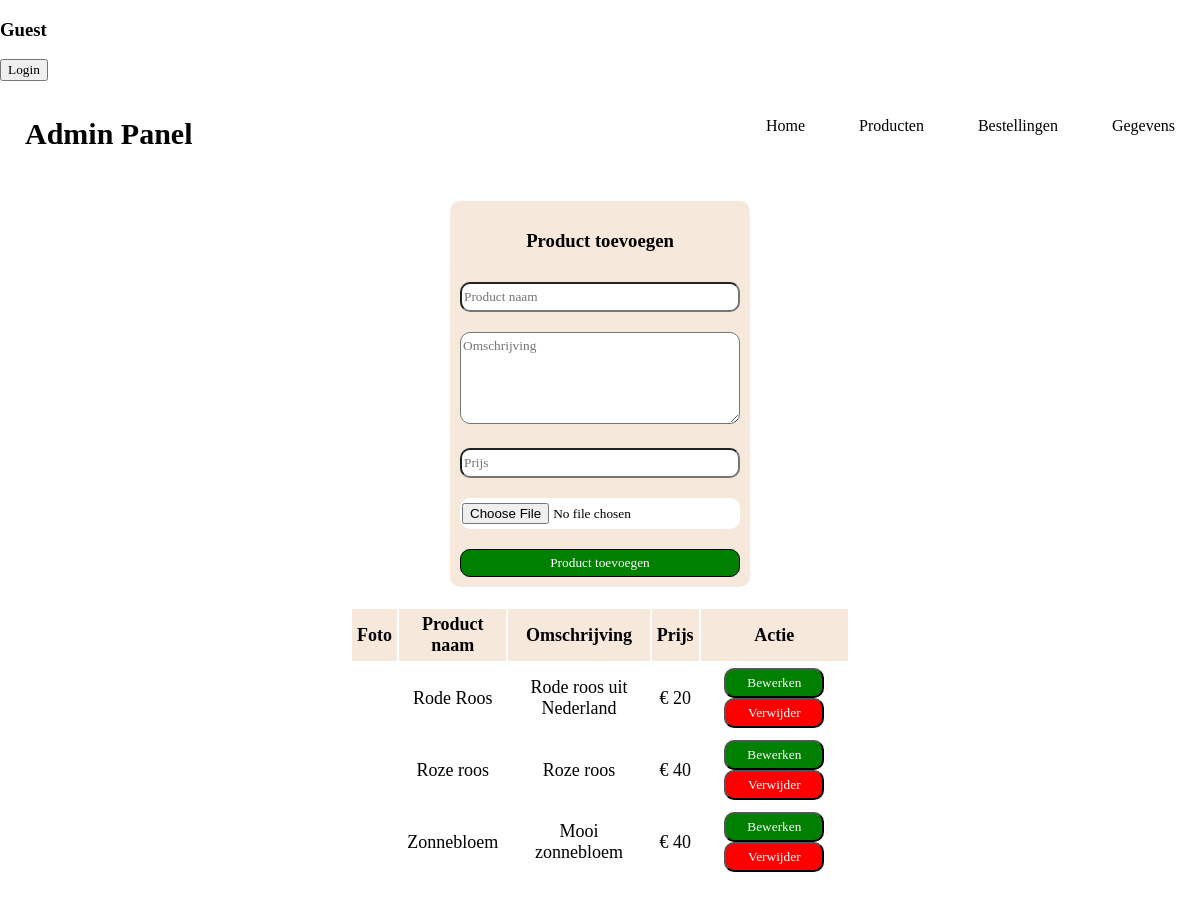
The page /admin/adminproducten.php on the database as committed earlier.
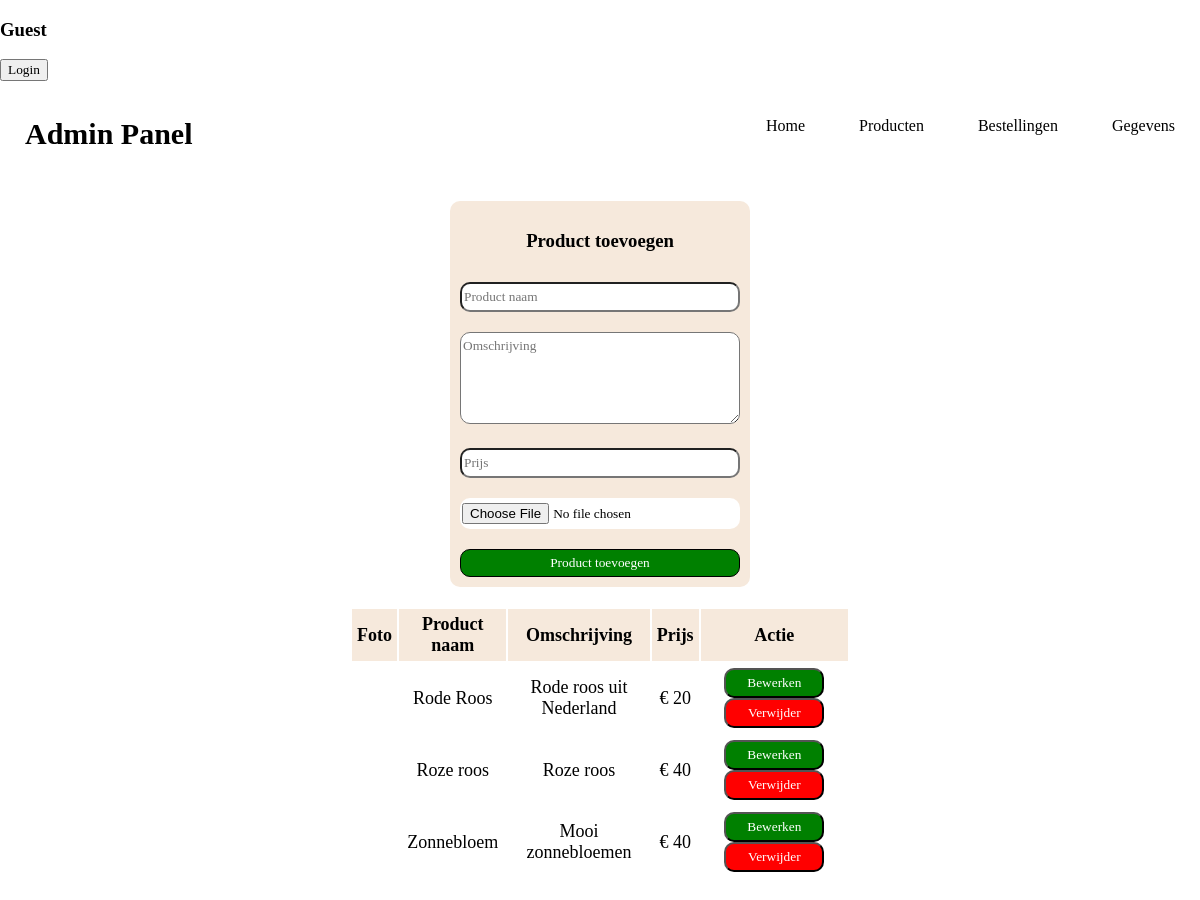
The same page on the database as committed later.
### tables this page shows
CREATE TABLE IF NOT EXISTS `artikel` (
  `idartikel` int(11) NOT NULL AUTO_INCREMENT,
  `naam` varchar(45) NOT NULL,
  `omschrijving` varchar(254) NOT NULL,
  `prijs` int(11) NOT NULL,
  `foto` varchar(254) NOT NULL,
  PRIMARY KEY (`idartikel`)
);

### admin/adminproducten.php (the view, shortened to what this page needs)
<?php
require '../user/header.php';
include 'dashnav.php';
?>
<div class="container">
    <div class="product-form-container">
        <form action="<?php $_SERVER['PHP_SELF'] ?>" method="POST" enctype="multipart/form-data">
            <h3>Product toevoegen</h3>
            <input type="text" placeholder="Product naam" name="naam" class="box">
            <textarea cols="30" rows="5" placeholder="Omschrijving" name="omschrijving" class="box"></textarea>
            <input type="number"  min="0" placeholder="Prijs" name="prijs" class="box">
            <input type="file" accept="image/jpg, image/jpeg, image/png" name="foto" class="box">
            <input type="submit" class="knop" name="product_toevoegen" value="Product toevoegen">
        </form>
    </div>
        <div class="toon-product">
        <table class="toon-product-table">
            <thead>
                <tr>
                    <th>Foto</th>
                    <th>Product naam</th>
                    <th>Omschrijving</th>
                    <th>Prijs</th>
                    <th colspan="2">Actie</th>
                </tr>
            </thead>
            <?php
                $select_artikel = mysqli_query($conn, "SELECT * FROM artikel");
                if(mysqli_num_rows($select_artikel) > 0)
                {
                  while($row = mysqli_fetch_assoc($select_artikel))
                  {
                    ?>
                        <tr>
                            <td><img src="../img_upload/<?php echo $row['foto']; ?>" height="100" alt=""></td>
                            <td><?php echo $row['naam']; ?></td>
                            <td><?php echo $row['omschrijving']; ?></td>
                            <td>€ <?php echo $row['prijs']; ?></td>
                            <td>
                                <a href="../admin/adminproducten_bewerken.php?bewerk=<?php echo $row['idartikel']?>">
                                <button class="bewerken_knop">Bewerken</button></a>
                                <a href="../admin/adminproducten.php?verwijder=<?php echo $row['idartikel']?>">
                                <button class="verwijder_knop">Verwijder</button></a>
                            </td>
                        </tr>
                    <?php
                    }
                }
            ?>
        </table>
    </div>
</div>
<?php
include '../user/footer.php';
?>

Rows that differ between the two databases and show on the page:
changed artikel "Zonnebloem": omschrijving "Mooi zonnebloem" → "Mooi zonnebloemen"
